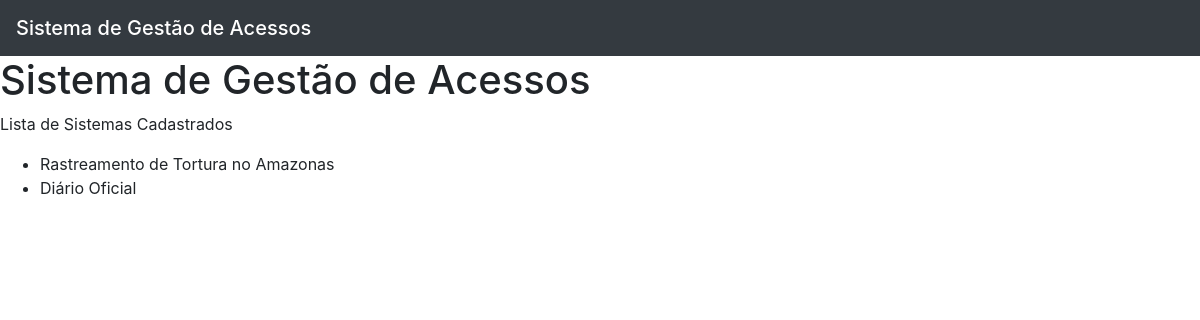
Page /gestao-acesso/ on the earlier database version.
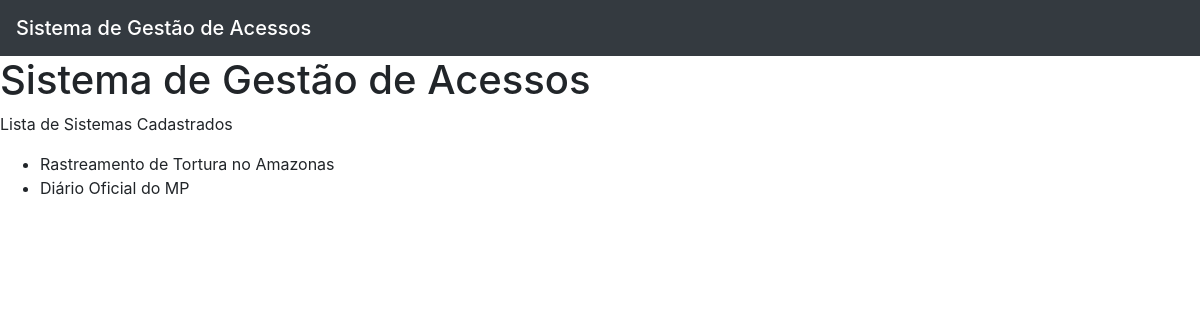
Same page on the later database version.
### gestao_acesso/models.py (models this page shows, shortened)
class Sistema(models.Model):
    nome = models.CharField(max_length=250)
    sigla = models.CharField(max_length=10)

### gestao_acesso/views/diversos.py (the view)
# urls.py: path('', diversos.AboutView.as_view(), name='about'),
class AboutView(TemplateView):
    template_name = "diversos/about.html"
    def get_context_data(self, **kwargs):
        context = super().get_context_data(**kwargs)
        context["sistemas"] = Sistema.objects.all()
        return context

### gestao_acesso/templates/diversos/about.html (shortened to what this page needs)
{% extends 'basic/basic.html' %}
{% block body %}
<h1>Sistema de Gestão de Acessos</h1>
<p>Lista de Sistemas Cadastrados</p>
{% if sistemas %}
    <ul>
        {% for sistema in sistemas %}
            <li>{{ sistema.nome }}</li>
        {% endfor %}
    </ul>
{% else %}
    <p><strong>Não há sistemas cadastrados!</strong></p>
{% endif %}
{% endblock body %}

Differences in the rows shown:
changed Sistema: nome "Diário Oficial" → "Diário Oficial do MP"
